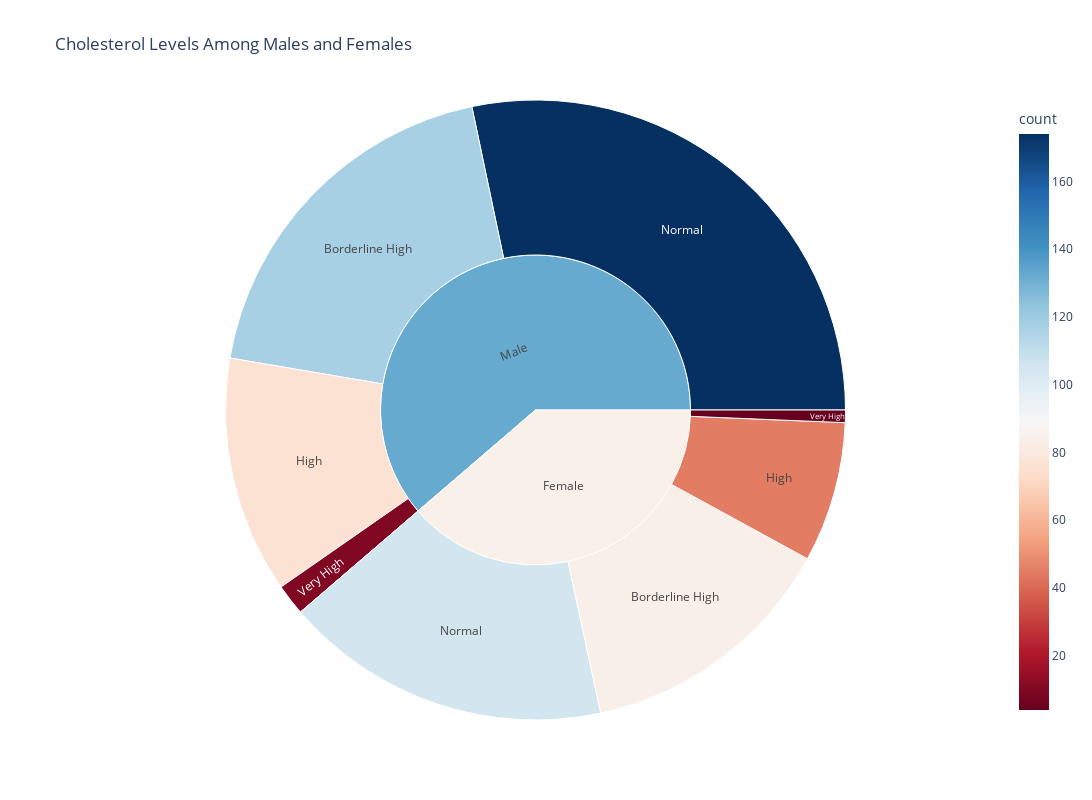

Notebook code cell kept with this figure:
### Code cell
# Create a function to categorize cholesterol levels
def categorize_chol(chol):
    if chol < 5.2:
        return 'Normal'
    elif 5.2 <= chol < 6.2:
        return 'Borderline High'
    elif 6.2 <= chol < 7.8:
        return 'High'
    else:
        return 'Very High'

# Apply the function to categorize cholesterol levels
df['Cholesterol Category'] = df['CHOL'].apply(categorize_chol)

# Calculate the counts of each group
chol_sex_counts = df.value_counts(['Sex', 'Cholesterol Category']).reset_index().rename(columns={0: "count"})

# Print the counts of each group
print("Counts of Cholesterol Categories by Gender:")
print(chol_sex_counts)

# Plot the sunburst chart with larger dimensions
fig = px.sunburst(
    chol_sex_counts,
    path=['Sex', 'Cholesterol Category'],  
    values='count', 
    color='count',  
    color_continuous_scale='RdBu',  
    title='Cholesterol Levels Among Males and Females'
)
fig.update_layout(width=1200, height=800)
fig.show()

### Figure 1 — Plotly figure (JSON) as saved in the notebook; plotly's stock layout.template omitted (floating-point values rounded to 4 significant figures)
{"data": [{"branchvalues": "total", "customdata": [[84], [117], [45], [76], [105], [174], [4], [10], [84.55], [132.2]], "domain": {"x": [0, 1], "y": [0, 1]}, "hovertemplate": "labels=%{label}<br>count_sum=%{value}<br>parent=%{parent}<br>id=%{id}<br>count=%{color}<extra></extra>", "ids": ["Female/Borderline High", "Male/Borderline High", "Female/High", "Male/High", "Female/Normal", "Male/Normal", "Female/Very High", "Male/Very High", "Female", "Male"], "labels": ["Borderline High", "Borderline High", "High", "High", "Normal", "Normal", "Very High", "Very High", "Female", "Male"], "marker": {"coloraxis": "coloraxis", "colors": [84, 117, 45, 76, 105, 174, 4, 10, 84.55, 132.2]}, "name": "", "parents": ["Female", "Male", "Female", "Male", "Female", "Male", "Female", "Male", "", ""], "type": "sunburst", "values": [84, 117, 45, 76, 105, 174, 4, 10, 238, 377]}], "layout": {"coloraxis": {"colorbar": {"title": {"text": "count"}}, "colorscale": [[0, "rgb(103,0,31)"], [0.1, "rgb(178,24,43)"], [0.2, "rgb(214,96,77)"], [0.3, "rgb(244,165,130)"], [0.4, "rgb(253,219,199)"], [0.5, "rgb(247,247,247)"], [0.6, "rgb(209,229,240)"], [0.7, "rgb(146,197,222)"], [0.8, "rgb(67,147,195)"], [0.9, "rgb(33,102,172)"], [1, "rgb(5,48,97)"]]}, "height": 800, "legend": {"tracegroupgap": 0}, "title": {"text": "Cholesterol Levels Among Males and Females"}, "width": 1200}}
